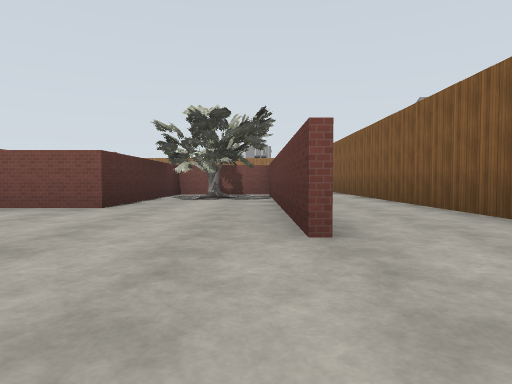
View 1 (above)

19 first-person views from a walk through a world built for the Gazebo simulator. The camera is 1.2 m above the floor, tilts 2° down and sees 75° across. The floor is counted in squares, 4 m on a side. Each view is taken from the middle of a square. On the plan, view 1 faces up. The plan holds only what a view shows up to about 9 squares ahead; the rest is blank. Simple patterns stand in for the simulator's built-in surfaces. Simple shapes stand in for some stock models. Some surface patterns are stand-ins.

View 2
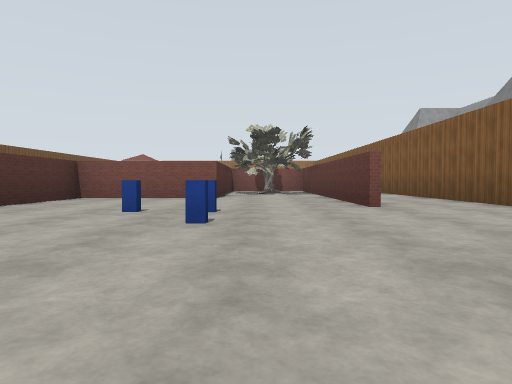

View 3
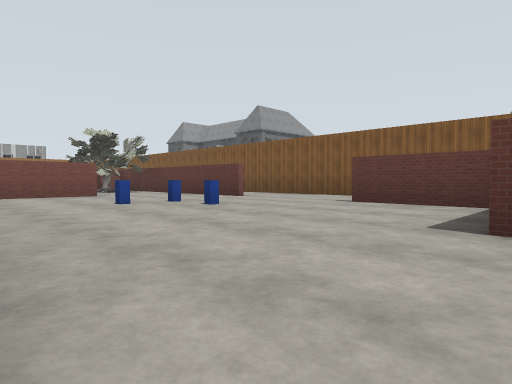

View 4
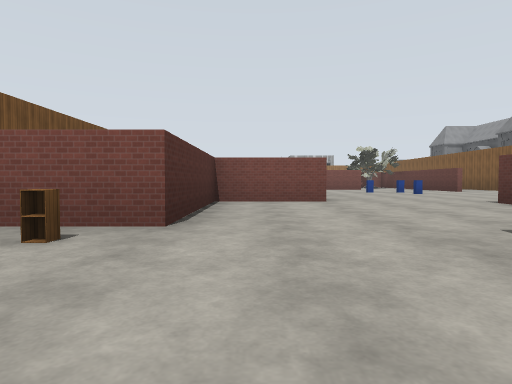

View 5
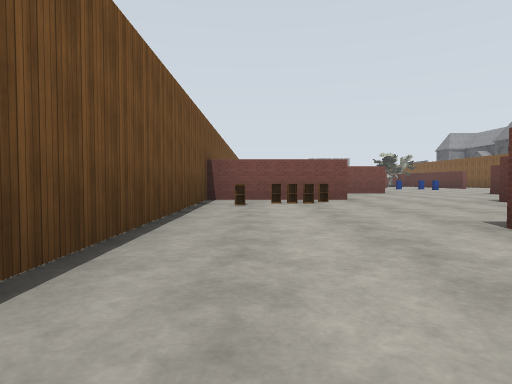

View 6
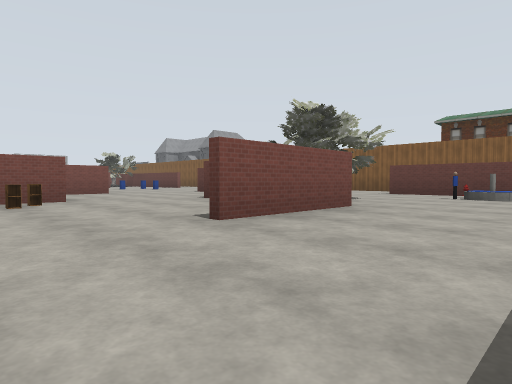

View 7
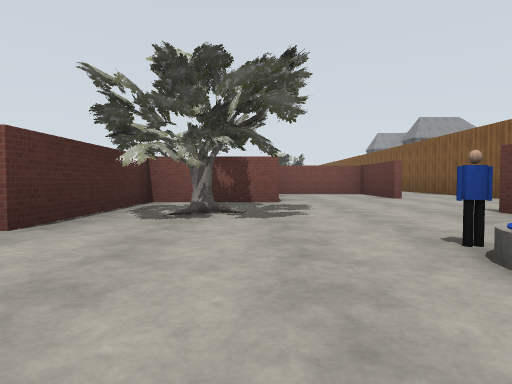

View 8
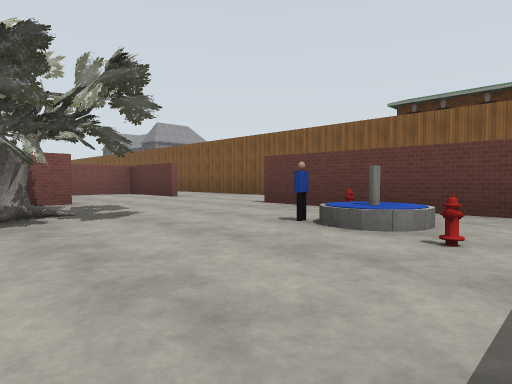

View 9
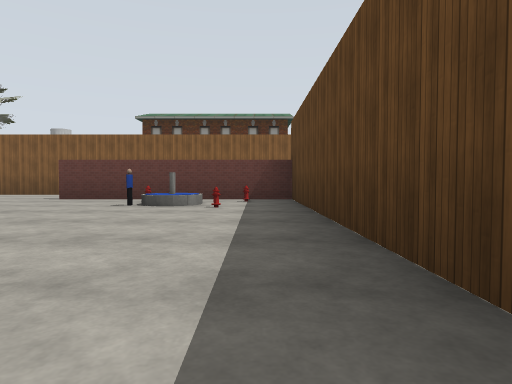

View 10
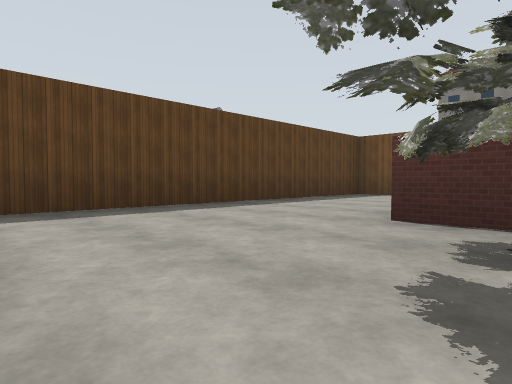

View 11
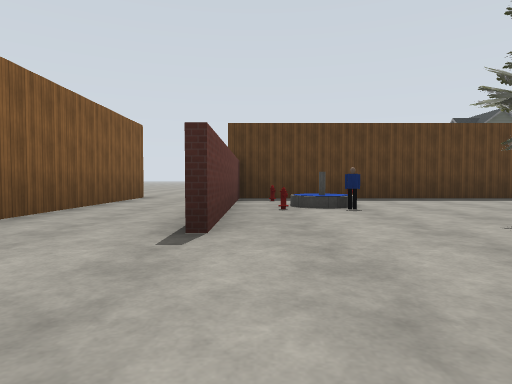

View 12
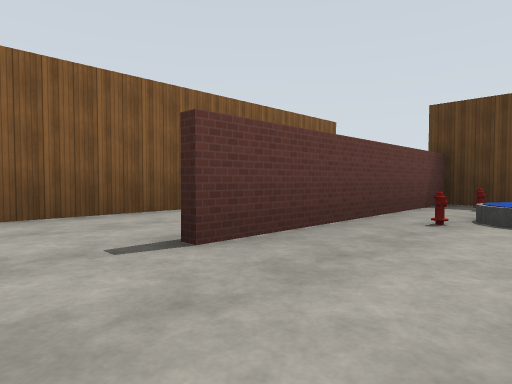

View 13
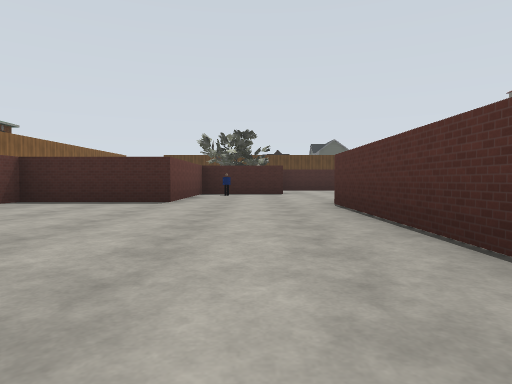

View 14
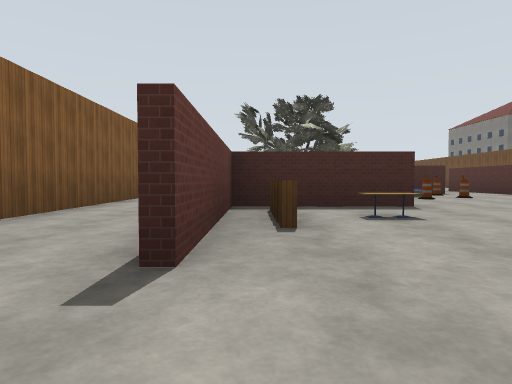

View 15
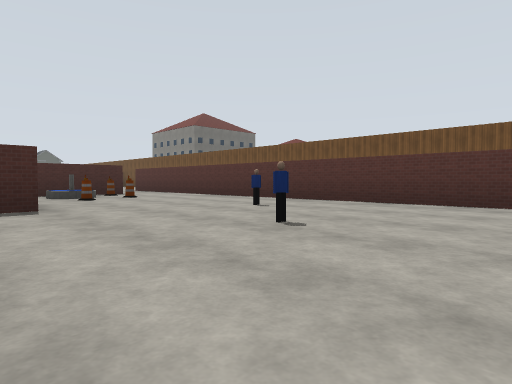

View 16
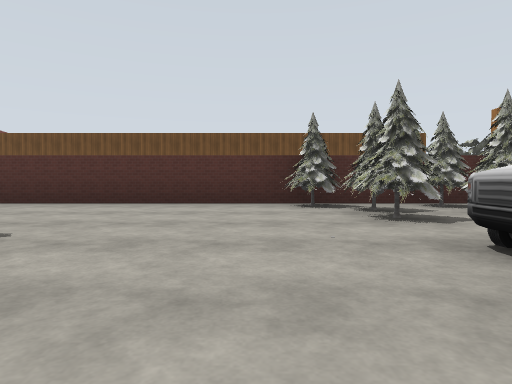

View 17
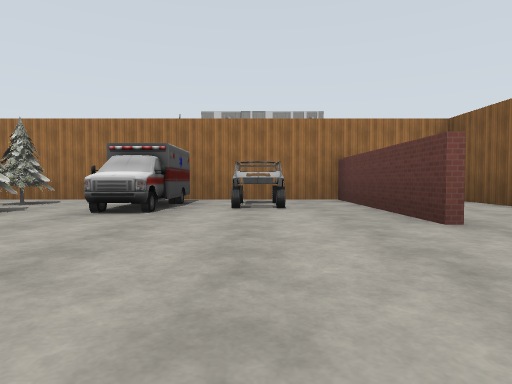

View 18
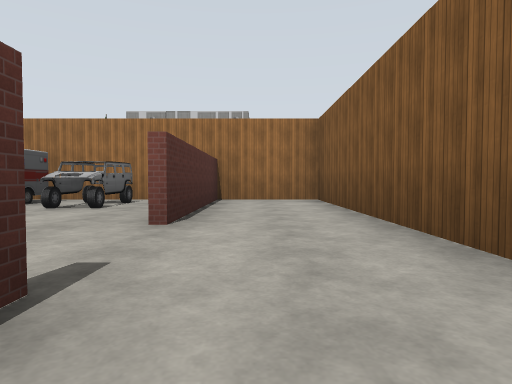

View 19
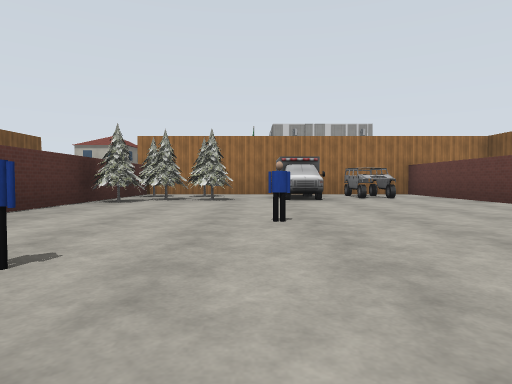

### Floor plan
Ten units are one square. View 1 is at (0, 0); x grows to the right and y downward. Boxes are objects, and circles mark ways between rooms. Rooms are numbered by the first view taken in them; rooms with no view inside come last. Other rooms are left out.
<svg viewBox="-83 -147 108 262">
<path fill="none" stroke="#000" d="M-19 -72 4 -72M3 -111 3 -142M20 -103 20 -142 -54 -142 -54 -134M-35 -37 -25 -37M-54 -115 -54 -20M4 -142 4 -111M20 44 20 -85M3 -16 3 -71 -17 -71 -17 -36 -35 -36M-40 -35 -40 23M-18 26 3 26 3 6M-64 48 -78 48 -78 84M-36 53 -25 53M-40 23 -56 23 -56 46M-18 44 -18 26M-78 84 -78 106 -56 106M-24 55 -35 55 -35 80 -55 80M3 46 3 27 -15 27M20 109 20 44M-56 106 3 106 3 69"/>
<rect x="-55" y="-125" width="10" height="10" fill="#bbb"><title>pine tree</title></rect>
<rect x="-55" y="-135" width="10" height="10" fill="#bbb"><title>pine tree</title></rect>
<rect x="-45" y="-45" width="10" height="10" fill="#bbb"><title>other object</title></rect>
<rect x="-45" y="-55" width="10" height="10" fill="#bbb"><title>other object</title></rect>
<rect x="-45" y="-85" width="10" height="10" fill="#bbb"><title>other object</title></rect>
<rect x="-45" y="-125" width="10" height="10" fill="#bbb"><title>pine tree</title></rect>
<rect x="-45" y="-135" width="10" height="10" fill="#bbb"><title>pine tree</title></rect>
<rect x="-35" y="-55" width="10" height="10" fill="#bbb"><title>fountain</title></rect>
<rect x="-35" y="-65" width="10" height="10" fill="#bbb"><title>other object</title></rect>
<rect x="-35" y="-95" width="10" height="10" fill="#bbb"><title>other object</title></rect>
<rect x="-25" y="-135" width="10" height="20" fill="#bbb"><title>ambulance</title></rect>
<rect x="-15" y="-85" width="10" height="10" fill="#bbb"><title>other object</title></rect>
<rect x="-15" y="-135" width="10" height="10" fill="#bbb"><title>car</title></rect>
<rect x="-5" y="-85" width="10" height="10" fill="#bbb"><title>other object</title></rect>
<rect x="-5" y="-95" width="10" height="10" fill="#bbb"><title>other object</title></rect>
<rect x="-25" y="-15" width="10" height="10" fill="#bbb"><title>postbox</title></rect>
<rect x="-15" y="-5" width="10" height="10" fill="#bbb"><title>postbox</title></rect>
<rect x="-15" y="-15" width="10" height="10" fill="#bbb"><title>postbox</title></rect>
<rect x="-15" y="-65" width="10" height="20" fill="#bbb"><title>oak tree</title></rect>
<rect x="-75" y="55" width="10" height="10" fill="#bbb"><title>other object</title></rect>
<rect x="-65" y="55" width="10" height="10" fill="#bbb"><title>other object</title></rect>
<rect x="-65" y="45" width="10" height="10" fill="#bbb"><title>other object</title></rect>
<rect x="-35" y="65" width="10" height="20" fill="#bbb"><title>oak tree</title></rect>
<rect x="-25" y="45" width="10" height="10" fill="#bbb"><title>other object</title></rect>
<rect x="-15" y="95" width="10" height="10" fill="#bbb"><title>other object</title></rect>
<rect x="-15" y="85" width="10" height="10" fill="#bbb"><title>fountain</title></rect>
<rect x="-15" y="75" width="10" height="10" fill="#bbb"><title>other object</title></rect>
<rect x="-5" y="95" width="10" height="10" fill="#bbb"><title>other object</title></rect>
<rect x="-5" y="75" width="10" height="10" fill="#bbb"><title>other object</title></rect>
<circle cx="0" cy="-5" r="3" fill="#2a7"/>
<circle cx="10" cy="50" r="3" fill="#2a7"/>
<circle cx="-30" cy="20" r="3" fill="#2a7"/>
<circle cx="-65" cy="80" r="3" fill="#2a7"/>
<circle cx="-45" cy="95" r="3" fill="#2a7"/>
<text x="-10" y="-80">1</text>
<text x="-20" y="-10">2</text>
<text x="-50" y="50">3</text>
<text x="-70" y="90">4</text>
<text x="-10" y="80">5</text>
</svg>
Room 1 opens to room 2. Room 1 opens to room 5. Room 2 opens to room 3. Room 3 opens to room 4. Room 4 opens to room 5.

Where each view was taken, in squares from view 1:
view 1: 0 up, 0 right, facing up
view 2: 2 down, 1 left, facing up
view 3: 3 down, 4 left, facing up-right
view 4: 7 down, 5 left, facing up
view 5: 10 down, 7 left, facing up
view 6: 10 down, 7 left, facing up-right
view 7: 10 down, 2 left, facing up
view 8: 10 down, 3 left, facing up-right
view 9: 10 down, 5 left, facing right
view 10: 7 down, 1 left, facing down-left
view 11: 5 down, 0 right, facing down
view 12: 6 down, 1 left, facing down-right
view 13: 2 up, 3 left, facing down
view 14: 11 up, 0 right, facing down
view 15: 11 up, 1 left, facing down-left
view 16: 11 up, 1 left, facing left
view 17: 9 up, 1 left, facing up
view 18: 9 up, 1 right, facing up
view 19: 7 up, 3 left, facing up
